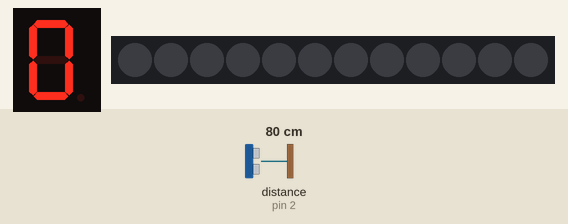
Bench run of a sketch on a simulated Arduino Uno, built with avr-gcc and run on an emulated ATmega328P. Shown: 1-digit seven-segment display, 12 RGB LEDs in strip order, left to right. Wiring (inferred from the names in the program): ultrasonic range finder: trigger pin 3; echo pin 2; 1-digit 7-segment display, segments lit when HIGH: segments pin 5, pin 6, pin 7, pin 8, pin 9, pin 10, pin 11. The test bench sets the inputs (shaded band); at power-on: distance to the obstacle (sensor on pin 2) 80 cm. The echo pulse lasts 58.3 µs per cm; the segment pins are drawn as the display they are named for.

Above: at 1.2 s.
1.3 s: distance to the obstacle (sensor on pin 2) set to 12 cm
2.8 s: distance to the obstacle (sensor on pin 2) set to 9 cm
At 5.6 s:
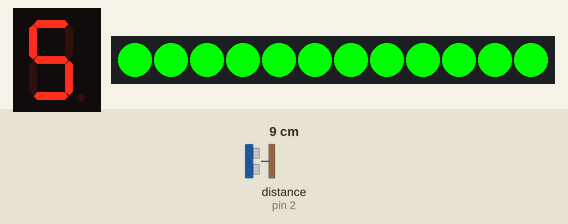
5.8 s: distance to the obstacle (sensor on pin 2) set to 5 cm
7.3 s: distance to the obstacle (sensor on pin 2) set to 10 cm
At 10.2 s:
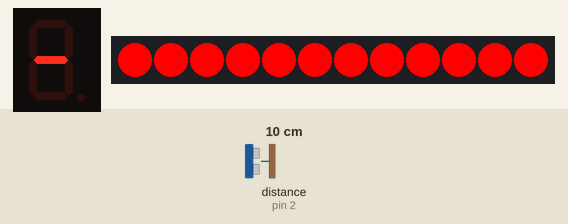
Timing chart, 0 to 11.3 s (numbered marks = the images above; inputs shaded):
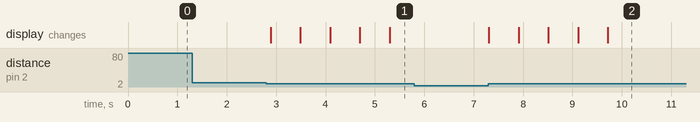

The sketch:

Parte1delapractica1bim3.ino
```cpp
/*
   Fundacion Kinal
   Centro educativo tecnico laboral Kinal
   Quinto perito
   Quinto electronica
   Codigo Tecnico: EB5AM / EB5AV
   Curso: Taller de electronica digital y reparacion de computadoras I
   Proyecto: Uso del keypad 4x4
   Dev: José Filiberto Hernández De Paz
   Fecha: 07 de mayo
   link de la simulacion:
*/
#include <Adafruit_NeoPixel.h>

#define TRIG_PIN 3
#define ECHO_PIN 2
#define NEOPIXEL_PIN 4
#define NUMPIXELS 12

Adafruit_NeoPixel pixels(NUMPIXELS, NEOPIXEL_PIN, NEO_GRB + NEO_KHZ800);

int count = 0;
const int maxPeople = 9;

// Definición de los pines de los segmentos del visualizador de 7 segmentos
const int segmentPins[] = {5, 6, 7, 8, 9, 10, 11};

// Mapas de los segmentos para los dígitos 0-9
const int digits[10][7] = {
  {1, 1, 1, 1, 1, 1, 0}, // 0
  {0, 1, 1, 0, 0, 0, 0}, // 1
  {1, 1, 0, 1, 1, 0, 1}, // 2
  {1, 1, 1, 1, 0, 0, 1}, // 3
  {0, 1, 1, 0, 0, 1, 1}, // 4
  {1, 0, 1, 1, 0, 1, 1}, // 5
  {1, 0, 1, 1, 1, 1, 1}, // 6
  {1, 1, 1, 0, 0, 0, 0}, // 7
  {1, 1, 1, 1, 1, 1, 1}, // 8
  {1, 1, 1, 0, 0, 1, 1}  // 9
};

void setup() {
  Serial.begin(9600);

  // Configuración de pines para el sensor ultrasónico
  pinMode(TRIG_PIN, OUTPUT);
  pinMode(ECHO_PIN, INPUT);

  // Configuración de pines para el visualizador de 7 segmentos
  for (int i = 0; i < 7; i++) {
    pinMode(segmentPins[i], OUTPUT);
  }

  // Inicializar el NeoPixel
  pixels.begin();
  pixels.show(); // Inicializar todos los pixeles apagados

  // Mostrar el conteo inicial
  displayDigit(count);
}

void loop() {
  float distance = measureDistance();

  if (distance >= 6.0 && distance <= 10.0) {
    if (count < maxPeople) {
      count++;
      displayDigit(count);
       for(int i =0; i<13; i++)
      pixels.setPixelColor(i, pixels.Color(0, 255, 0)); // Verde
    } else {
      displayFull();
      for(int i =0; i<13; i++)
      pixels.setPixelColor(i, pixels.Color(255, 0, 0)); // Rojo
    }
    pixels.show();
    delay(500); // Esperar 2 segundos para evitar múltiples lecturas
  }

  delay(100); // Pequeño retraso para evitar lecturas rápidas
}

float measureDistance() {
  // Enviar pulso de activación
  digitalWrite(TRIG_PIN, LOW);
  delayMicroseconds(2);
  digitalWrite(TRIG_PIN, HIGH);
  delayMicroseconds(10);
  digitalWrite(TRIG_PIN, LOW);

  // Leer el pulso de eco
  long duration = pulseIn(ECHO_PIN, HIGH);

  // Calcular la distancia en centímetros
  float distance = (duration * 0.034) / 2;

  return distance;
}

void displayDigit(int digit) {
  for (int i = 0; i < 7; i++) {
    digitalWrite(segmentPins[i], digits[digit][i]);
  }
}

void displayFull() {
  for (int i = 0; i < 7; i++) {
    if (i == 6) { // Encender solo el segmento G
      digitalWrite(segmentPins[i], HIGH);
    } else {
      digitalWrite(segmentPins[i], LOW);
    }
  }
}
```

Measured:
- the behaviour switches between 11 and 10 cm on distance to the obstacle (sensor on pin 2) (found by bisection; images 0 and 1)
- after the input at 1.3 s, every drawn part: stays the same
- after the input at 2.8 s, the display: first changes after 0.09 s (image 1 shows a later state)
- after the input at 5.8 s, every drawn part: stays the same
- after the input at 7.3 s, the display: first changes at once (image 2 shows a later state)
